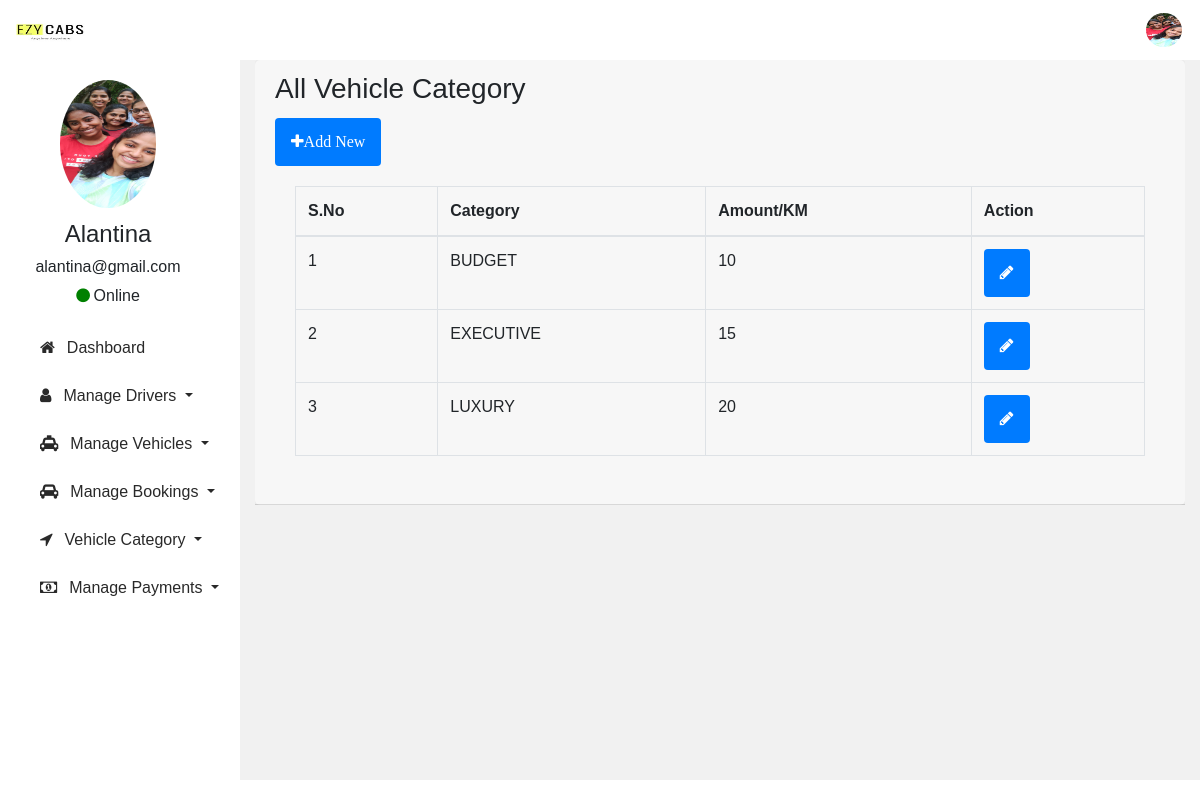
Screenshot of /pages/viewAllCategory.php (signed in) with the database file from the repository.
### tables this page shows
CREATE TABLE `vehiclerate` (
  `id` int(5) NOT NULL,
  `category` varchar(150) NOT NULL,
  `price` int(100) NOT NULL
);

### pages/viewAllCategory.php (the view, shortened to what this page needs)
<?php
if (isset($_SESSION["session_id"]) != session_id()) {
  header("Location:../index.php");
  die();
} else {
  include 'dbcon.php';
?>
  <!doctype html>
  <html lang="en">
  <head>
    <link rel='stylesheet' href='https://cdn.jsdelivr.net/npm/sweetalert2@7.12.15/dist/sweetalert2.min.css'>
    <link rel="stylesheet" href="https://cdn.jsdelivr.net/npm/bootstrap@4.6.1/dist/css/bootstrap.min.css">
    <link rel="stylesheet" href="https://cdnjs.cloudflare.com/ajax/libs/font-awesome/4.7.0/css/font-awesome.min.css">
    <link rel="stylesheet" href="../css/style.css">
  </head>
  <body>
    <?php
    include "../assets/templates/adminsidebar.php";
    ?>
    <section>
      <div class="container-fluid tableDriver">
        <div class="row">
          <div class="col-md-12">
            <div class="card">
              <div class="card-header">
                <h3 class="card-title">All Vehicle Category</h3>
                <button class="btn btn-primary" name="addNew" data-bs-toggle="modal" data-bs-target="#exampleModal"><i class="fa fa-plus">Add New</i></button>
                <div class="card-body">
                  <table class="table table-bordered">
                    <thead>
                      <tr>
                        <th>S.No</th>
                        <th>Category</th>
                        <th>Amount/KM</th>
                        <th>Action</th>
                      </tr>
                    </thead>
                    <tbody>
                      <?php
                      $res = mysqli_query($con, "SELECT `id`, `category`, `price` FROM `vehiclerate`");
                      while ($r = mysqli_fetch_array($res)) {
                        $id = $r['id'];
                        $category = $r['category'];
                        $price = $r['price'];
                      ?>
                        <tr>
                          <td><?php echo   $id; ?></td>
                          <td><?php echo $category; ?></td>
                          <td><?php echo  $price; ?></td>
                          <td><button id="editBtn" class="btn btn-primary editBtn" name="edit" data-bs-toggle="modal" value="<?php echo $id; ?>" data-bs-target="#exampleM"><i class="fa fa-pencil"></i></button>
                          </td>
                        </tr>
                      <?php
                      }
                      ?>
                  </table>
    </section>
  </body>
  </html>
<?php
}
?>

### css/style.css (style rules this page uses)
* { box-sizing: border-box; }
body { font-family: Arial, Helvetica, sans-serif; margin: 0%; padding: 0%; }
section { display: -webkit-flex; display: flex; height: auto; }
.tableDriver { width: 80%; position: absolute; left: 20vw; top:5vw }
.form-container_BOOK table,th,td.tr { border: 0%; margin: 0%; border-bottom-width: 2%; }
.btn { border: none; color: white; padding: 12px 16px; font-size: 16px; cursor: pointer; }
.card { background: #ffffff; -webkit-border-radius: 5px; -moz-border-radius: 5px; border-radius: 5px; border: 0; margin-bottom: 1rem; }

### rows the page displays
vehiclerate: id "1", category "BUDGET", price "10"
vehiclerate: id "2", category "EXECUTIVE", price "15"
vehiclerate: id "3", category "LUXURY", price "20"

### other values shown
$uname "Alantina"
$email "alantina@gmail.com"
